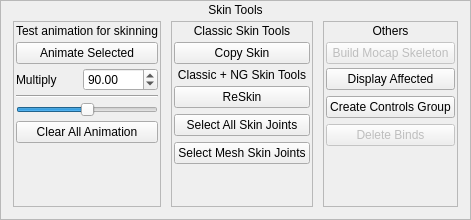
         <widget class="QFrame" name="frame_24">
          <property name="minimumSize">
           <size>
            <width>0</width>
            <height>0</height>
           </size>
          </property>
          <property name="frameShape">
           <enum>QFrame::StyledPanel</enum>
          </property>
          <property name="frameShadow">
           <enum>QFrame::Plain</enum>
          </property>
          <layout class="QVBoxLayout" name="verticalLayout_66">
           <property name="spacing">
            <number>4</number>
           </property>
           <property name="leftMargin">
            <number>2</number>
           </property>
           <property name="topMargin">
            <number>2</number>
           </property>
           <property name="rightMargin">
            <number>2</number>
           </property>
           <property name="bottomMargin">
            <number>2</number>
           </property>
           <item>
            <widget class="QLabel" name="skinTools_label">
             <property name="text">
              <string>Skin Tools</string>
             </property>
             <property name="alignment">
              <set>Qt::AlignCenter</set>
             </property>
             <property name="margin">
              <number>2</number>
             </property>
            </widget>
           </item>
           <item>
            <widget class="QFrame" name="skinTools_groupFrame">
             <property name="frameShape">
              <enum>QFrame::NoFrame</enum>
             </property>
             <property name="frameShadow">
              <enum>QFrame::Raised</enum>
             </property>
             <layout class="QVBoxLayout" name="verticalLayout_67">
              <property name="spacing">
               <number>4</number>
              </property>
              <property name="leftMargin">
               <number>0</number>
              </property>
              <property name="topMargin">
               <number>0</number>
              </property>
              <property name="rightMargin">
               <number>0</number>
              </property>
              <property name="bottomMargin">
               <number>0</number>
              </property>
              <item>
               <layout class="QHBoxLayout" name="horizontalLayout_42" stretch="1,1,1">
                <property name="spacing">
                 <number>10</number>
                </property>
                <property name="leftMargin">
                 <number>10</number>
                </property>
                <property name="rightMargin">
                 <number>10</number>
                </property>
                <property name="bottomMargin">
                 <number>10</number>
                </property>
                <item>
                 <widget class="QFrame" name="frame_13">
                  <property name="frameShape">
                   <enum>QFrame::StyledPanel</enum>
                  </property>
                  <property name="frameShadow">
                   <enum>QFrame::Plain</enum>
                  </property>
                  <layout class="QVBoxLayout" name="verticalLayout_45">
                   <property name="spacing">
                    <number>4</number>
                   </property>
                   <property name="leftMargin">
                    <number>2</number>
                   </property>
                   <property name="topMargin">
                    <number>2</number>
                   </property>
                   <property name="rightMargin">
                    <number>2</number>
                   </property>
                   <property name="bottomMargin">
                    <number>2</number>
                   </property>
                   <item>
                    <widget class="QLabel" name="commonOptions_label_2">
                     <property name="text">
                      <string>Test animation for skinning</string>
                     </property>
                     <property name="alignment">
                      <set>Qt::AlignCenter</set>
                     </property>
                    </widget>
                   </item>
                   <item>
                    <widget class="QPushButton" name="testAnimate_btn">
                     <property name="text">
                      <string>Animate Selected</string>
                     </property>
                    </widget>
                   </item>
                   <item>
                    <layout class="QHBoxLayout" name="horizontalLayout_33">
                     <property name="spacing">
                      <number>2</number>
                     </property>
                     <item>
                      <widget class="QLabel" name="label_26">
                       <property name="text">
                        <string>Multiply</string>
                       </property>
                      </widget>
                     </item>
                     <item>
                      <widget class="QDoubleSpinBox" name="mult_doubleSpinBox">
                       <property name="minimum">
                        <double>-1000.000000000000000</double>
                       </property>
                       <property name="maximum">
                        <double>1000.000000000000000</double>
                       </property>
                       <property name="value">
                        <double>90.000000000000000</double>
                       </property>
                      </widget>
                     </item>
                    </layout>
                   </item>
                   <item>
                    <widget class="Line" name="line_7">
                     <property name="orientation">
                      <enum>Qt::Horizontal</enum>
                     </property>
                    </widget>
                   </item>
                   <item>
                    <widget class="QSlider" name="mult_horizontalSlider">
                     <property name="maximum">
                      <number>180</number>
                     </property>
                     <property name="value">
                      <number>90</number>
                     </property>
                     <property name="orientation">
                      <enum>Qt::Horizontal</enum>
                     </property>
                     <property name="invertedAppearance">
                      <bool>false</bool>
                     </property>
                     <property name="invertedControls">
                      <bool>false</bool>
                     </property>
                    </widget>
                   </item>
                   <item>
                    <widget class="QPushButton" name="clearAnim_btn">
                     <property name="text">
                      <string>Clear All Animation</string>
                     </property>
                    </widget>
                   </item>
                   <item>
                    <spacer name="verticalSpacer_11">
                     <property name="orientation">
                      <enum>Qt::Vertical</enum>
                     </property>
                     <property name="sizeHint" stdset="0">
                      <size>
                       <width>20</width>
                       <height>40</height>
                      </size>
                     </property>
                    </spacer>
                   </item>
                  </layout>
                 </widget>
                </item>
                <item>
                 <layout class="QVBoxLayout" name="verticalLayout_68">
                  <item>
                   <widget class="QFrame" name="frame_14">
                    <property name="enabled">
                     <bool>true</bool>
                    </property>
                    <property name="frameShape">
                     <enum>QFrame::StyledPanel</enum>
                    </property>
                    <property name="frameShadow">
                     <enum>QFrame::Plain</enum>
                    </property>
                    <layout class="QVBoxLayout" name="verticalLayout_47">
                     <property name="spacing">
                      <number>4</number>
                     </property>
                     <property name="leftMargin">
                      <number>2</number>
                     </property>
                     <property name="topMargin">
                      <number>2</number>
                     </property>
                     <property name="rightMargin">
                      <number>2</number>
                     </property>
                     <property name="bottomMargin">
                      <number>2</number>
                     </property>
                     <item>
                      <widget class="QLabel" name="commonOptions_label_9">
                       <property name="text">
                        <string>Classic Skin Tools</string>
                       </property>
                       <property name="alignment">
                        <set>Qt::AlignCenter</set>
                       </property>
                      </widget>
                     </item>
                     <item>
                      <widget class="QPushButton" name="copySkin_btn">
                       <property name="text">
                        <string>Copy Skin</string>
                       </property>
                      </widget>
                     </item>
                     <item>
                      <widget class="QLabel" name="commonOptions_label_3">
                       <property name="text">
                        <string>Classic + NG Skin Tools</string>
                       </property>
                       <property name="alignment">
                        <set>Qt::AlignCenter</set>
                       </property>
                      </widget>
                     </item>
                     <item>
                      <widget class="QFrame" name="commonOptions_groupFrame_3">
                       <property name="frameShape">
                        <enum>QFrame::NoFrame</enum>
                       </property>
                       <property name="frameShadow">
                        <enum>QFrame::Raised</enum>
                       </property>
                       <layout class="QVBoxLayout" name="verticalLayout_48">
                        <property name="spacing">
                         <number>6</number>
                        </property>
                        <property name="leftMargin">
                         <number>0</number>
                        </property>
                        <property name="topMargin">
                         <number>0</number>
                        </property>
                        <property name="rightMargin">
                         <number>0</number>
                        </property>
                        <property name="bottomMargin">
                         <number>0</number>
                        </property>
                        <item>
                         <widget class="QPushButton" name="reskin_btn">
                          <property name="text">
                           <string>ReSkin</string>
                          </property>
                         </widget>
                        </item>
                        <item>
                         <widget class="QPushButton" name="selectAllJoints_btn">
                          <property name="text">
                           <string>Select All Skin Joints</string>
                          </property>
                         </widget>
                        </item>
                        <item>
                         <widget class="QPushButton" name="selectMeshSkinJoints_btn">
                          <property name="text">
                           <string>Select Mesh Skin Joints</string>
                          </property>
                         </widget>
                        </item>
                        <item>
                         <spacer name="verticalSpacer_10">
                          <property name="orientation">
                           <enum>Qt::Vertical</enum>
                          </property>
                          <property name="sizeHint" stdset="0">
                           <size>
                            <width>20</width>
                            <height>40</height>
                           </size>
                          </property>
                         </spacer>
                        </item>
                       </layout>
                      </widget>
                     </item>
                    </layout>
                   </widget>
                  </item>
                 </layout>
                </item>
                <item>
                 <widget class="QFrame" name="frame_27">
                  <property name="enabled">
                   <bool>true</bool>
                  </property>
                  <property name="frameShape">
                   <enum>QFrame::StyledPanel</enum>
                  </property>
                  <property name="frameShadow">
                   <enum>QFrame::Plain</enum>
                  </property>
                  <layout class="QVBoxLayout" name="verticalLayout_70">
                   <property name="spacing">
                    <number>4</number>
                   </property>
                   <property name="leftMargin">
                    <number>2</number>
                   </property>
                   <property name="topMargin">
                    <number>2</number>
                   </property>
                   <property name="rightMargin">
                    <number>2</number>
                   </property>
                   <property name="bottomMargin">
                    <number>2</number>
                   </property>
                   <item>
                    <widget class="QLabel" name="commonOptions_label_5">
                     <property name="text">
                      <string>Others</string>
                     </property>
                     <property name="alignment">
                      <set>Qt::AlignCenter</set>
                     </property>
                    </widget>
                   </item>
                   <item>
                    <widget class="QPushButton" name="buildMocapSkeleton_btn">
                     <property name="enabled">
                      <bool>false</bool>
                     </property>
                     <property name="text">
                      <string>Build Mocap Skeleton</string>
                     </property>
                    </widget>
                   </item>
                   <item>
                    <widget class="QFrame" name="commonOptions_groupFrame_5">
                     <property name="frameShape">
                      <enum>QFrame::NoFrame</enum>
                     </property>
                     <property name="frameShadow">
                      <enum>QFrame::Raised</enum>
                     </property>
                     <layout class="QVBoxLayout" name="verticalLayout_71">
                      <property name="spacing">
                       <number>6</number>
                      </property>
                      <property name="leftMargin">
                       <number>0</number>
                      </property>
                      <property name="topMargin">
                       <number>0</number>
                      </property>
                      <property name="rightMargin">
                       <number>0</number>
                      </property>
                      <property name="bottomMargin">
                       <number>0</number>
                      </property>
                      <item>
                       <widget class="QPushButton" name="displayAffected_btn">
                        <property name="enabled">
                         <bool>true</bool>
                        </property>
                        <property name="text">
                         <string>Display Affected</string>
                        </property>
                       </widget>
                      </item>
                      <item>
                       <widget class="QPushButton" name="createControlGroup_btn">
                        <property name="enabled">
                         <bool>true</bool>
                        </property>
                        <property name="minimumSize">
                         <size>
                          <width>0</width>
                          <height>0</height>
                         </size>
                        </property>
                        <property name="text">
                         <string>Create Controls Group</string>
                        </property>
                       </widget>
                      </item>
                      <item>
                       <widget class="QPushButton" name="deleteBinds_btn_2">
                        <property name="enabled">
                         <bool>false</bool>
                        </property>
                        <property name="minimumSize">
                         <size>
                          <width>0</width>
                          <height>0</height>
                         </size>
                        </property>
                        <property name="text">
                         <string>Delete Binds</string>
                        </property>
                       </widget>
                      </item>
                      <item>
                       <spacer name="verticalSpacer_14">
                        <property name="orientation">
                         <enum>Qt::Vertical</enum>
                        </property>
                        <property name="sizeHint" stdset="0">
                         <size>
                          <width>20</width>
                          <height>40</height>
                         </size>
                        </property>
                       </spacer>
                      </item>
                     </layout>
                    </widget>
                   </item>
                  </layout>
                 </widget>
                </item>
               </layout>
              </item>
             </layout>
            </widget>
           </item>
          </layout>
         </widget>
